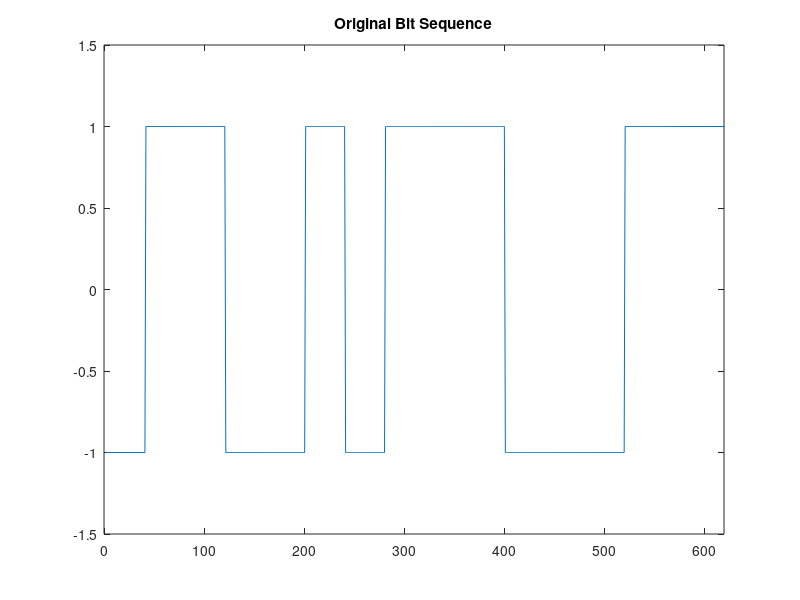
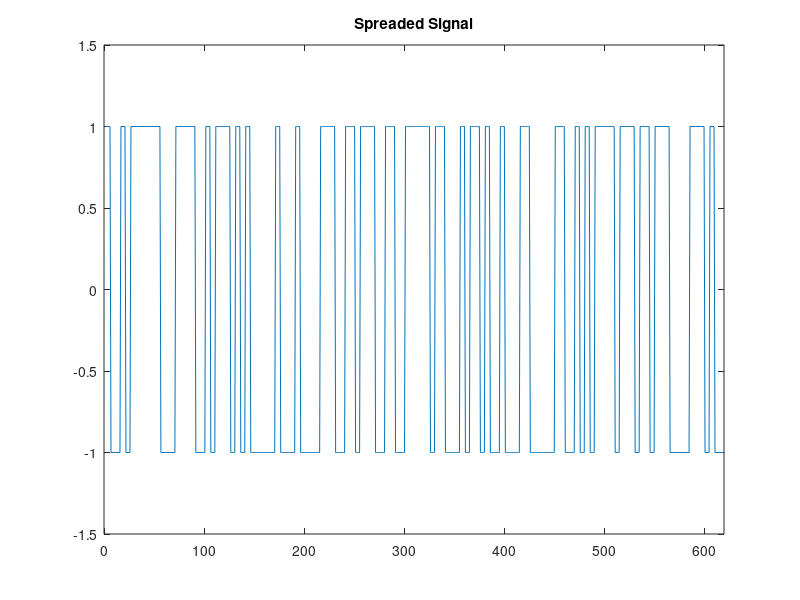
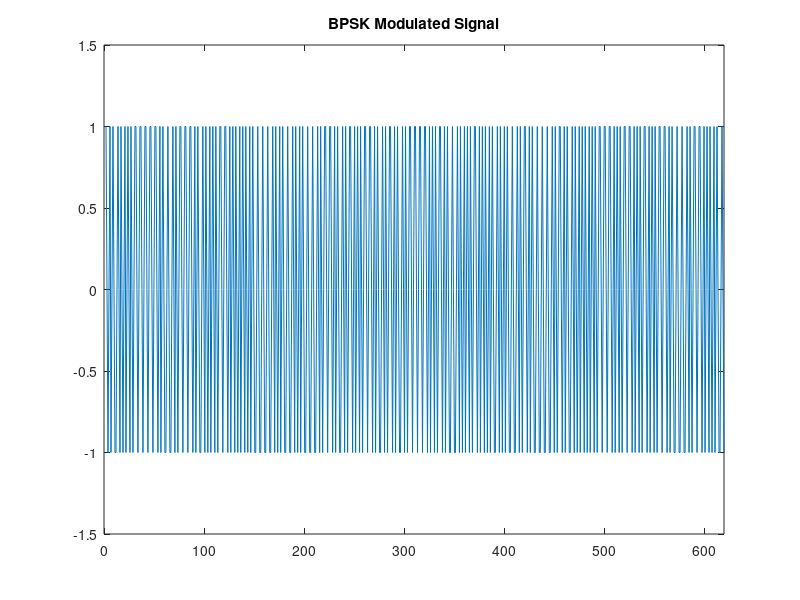
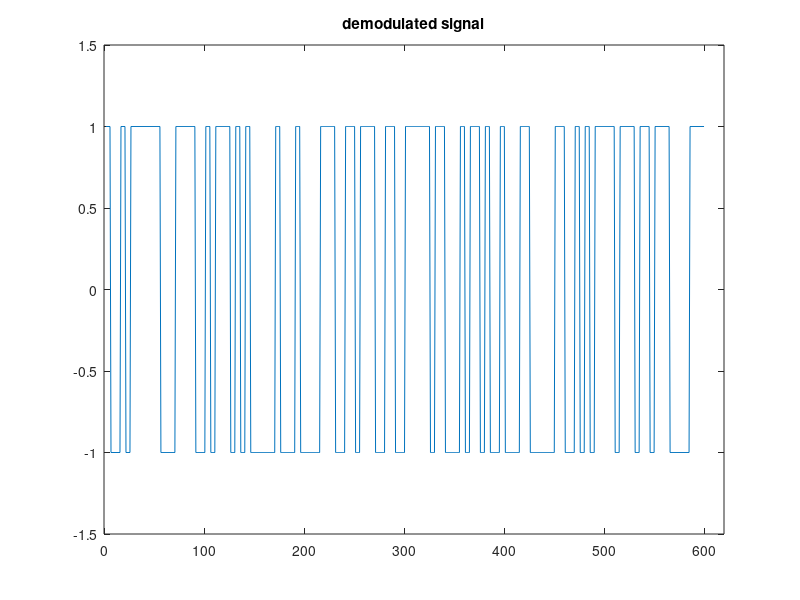

Reproduce these figures in MATLAB, in order. (Note: this script raises an error after producing the figures.)
%%%%%%%%%%%%%%%%%%%%%%%%%%%%%%%____TX___%%%%%%%%%%%%%%%%%%%%%%%%%%%%%%%%
%generating bit pattern
b = round (rand(1,60));
pattern= [];
for k= 1:60
    if b(1,k)==0
        sig = -ones(1,40);
    else 
        sig = ones(1,40);
    end
    pattern = [pattern sig]; 
end
%%
%plot main sig
figure(1);
plot(pattern);
axis ([-1 620 -1.5 1.5]); 
title('Original Bit Sequence'); 
%% 
%Generating Pseudo Noise random bit pattern
d= round(rand(1,480));
pn_seq = []; 
carrier = [];%%
t = [0:2*pi/4:2*pi];%% 

for k=1:480
    if d(1,k)==0
        sig = -ones(1,5);
    else
        sig = ones(1,5);
    end
    pn_seq = [pn_seq sig];
    c = cos(t);%%
    carrier = [carrier c];%%
end

%%
%spreading of seq
spreaded_sig = pattern .* pn_seq;
%%
%plot spreaded sig
figure(2);
plot(spreaded_sig);
axis ([-1 620 -1.5 1.5]);
title('Spreaded Signal');
%%
%BPSK Mod
bpsk_sig = spreaded_sig .* carrier;
%%
%plot BPSK modulated sig
figure(3);
plot(bpsk_sig);
axis([-1 620 -1.5 1.5]);
title('BPSK Modulated Signal');
%%%%%%%%%%%%%%%%%%%%%%%%%%%%%%%____RX___%%%%%%%%%%%%%%%%%%%%%%%%%%%%%%%%
%%
%demodulate received sig
rx_sig = bpsk_sig .* carrier;
demod_sig = [];
for i=1:600
    if rx_sig(i)>=0
        rxs = 1;
    else
        rxs = -1;
    end
    demod_sig = [demod_sig rxs];
end
%%
%plot demodulated sig
figure(4);
plot(demod_sig);
axis([-1 620 -1.5 1.5]);
title('demodulated signal');
%%
%de spread demodulated received sig
despread_sig = demod_sig .* pn_seq;
%%
%plot de-spreaded signal
figure(5);
plot(despread_sig);
axis([-1 620 -1.5 1.5]);
title('despeaded data');
%%
